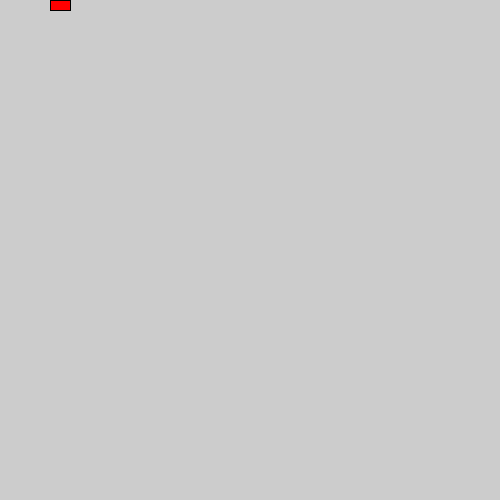
Frame 1 (no input)
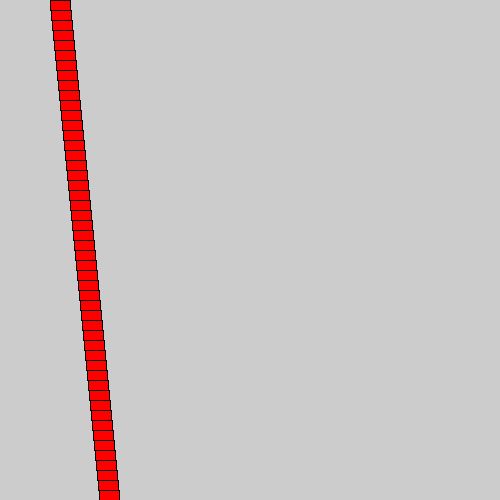
Frame 60 (the mouse pressed at the canvas centre just before this capture)
Frame 120 (the mouse held since frame 60 and released just before this capture): identical to frame 60, image omitted

The Processing sketch that drew these frames (run headless with seeded random() and noise(); from frame 60 on, the mouse is pressed at the canvas centre):

// Processing sketch: H09_opd_7
// ── H09_opd_7.pde
int xWaarde;
int yWaarde;

void setup(){
  size(500,500);
  frameRate(10);
  fill(255,0,0);
  xWaarde = 50;
  yWaarde = 0;
}

void draw(){
  rect(xWaarde, yWaarde, 20 ,10);
  
  xWaarde++;
  yWaarde+=10;
}
  
